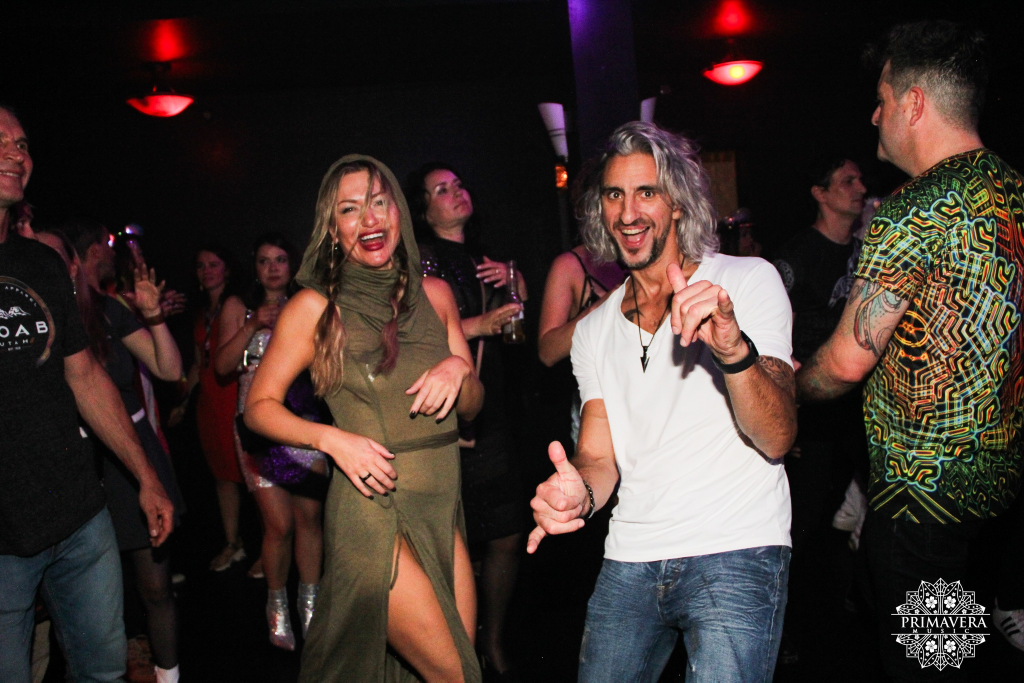
#> input picture Events/003_Afterburn/Photos/G1.jpg, 2048 x 1365 px, found by its file name (shown at 1/2 size); its folder holds 4 pictures in this run
$ python resize_script.py
#> lines starting #> are read from the running program, lines starting #| are printed output that depends on the picture
from PIL import Image
import os

def resize_images_by_percentage(input_folder, output_folder, scale_percentage):

    # Create output folder if it doesn't exist
#> called with scale_percentage = 50
    os.makedirs(output_folder, exist_ok=True)

    # Process each image in the input folder
    for filename in os.listdir(input_folder):
        #Gets the path of the image
        file_path = os.path.join(input_folder, filename)

        # Only process image files
        if os.path.isfile(file_path) and filename.lower().endswith(('.png', '.jpg', '.jpeg', '.bmp', '.gif')):
            # Opens image
            with Image.open(file_path) as img:
                # Get the original dimensions
#> img is the input picture: PIL image 2048x1365 RGB; mean R, G, B 62.4, 49.1, 44.7
                original_width, original_height = img.size
#> original_width = 2048; original_height = 1365

                # Calculate the new dimensions based on scale percentage by turning into a decimal
                new_width = int(original_width * (scale_percentage / 100))
#> new_width = 1024
                new_height = int(original_height * (scale_percentage / 100))
#> new_height = 682

                # Resize the image
                resized_img = img.resize((new_width, new_height), Image.LANCZOS)
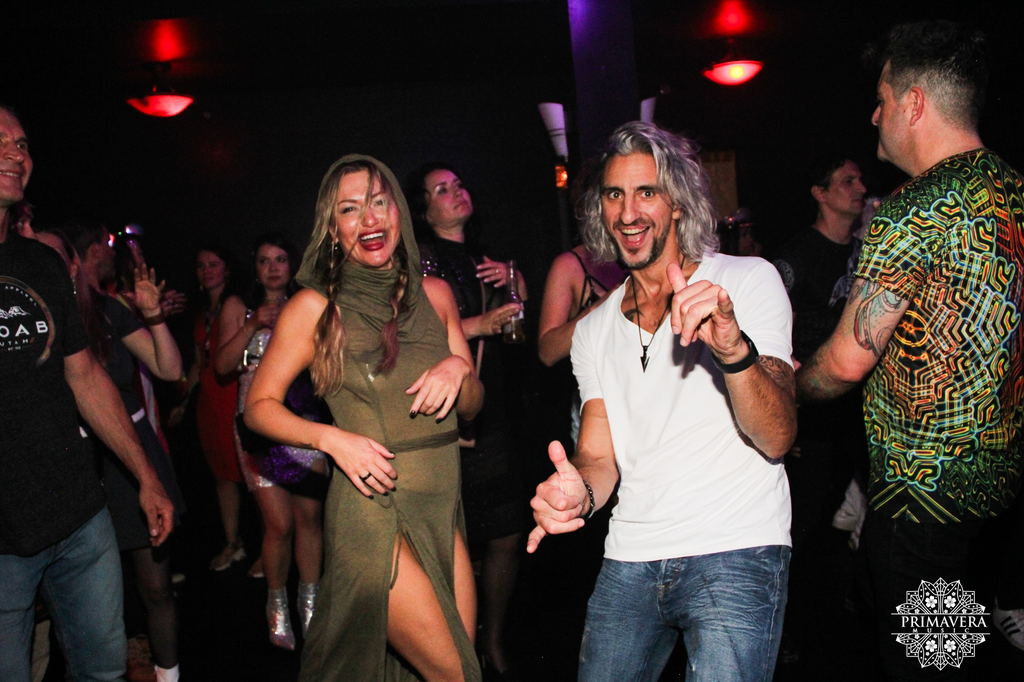
#> resized_img: PIL image 1024x682 RGB; mean R, G, B 62.4, 49.1, 44.8

                # Save the resized image to the output folder
                output_path = os.path.join(output_folder, filename)
                resized_img.save(output_path)

                print(f"Resized {filename} to {new_width}x{new_height} and saved to {output_path}")
#| Resized G1.jpg to 1024x682 and saved to /Users/andrew/Work/PycharmProjects/Python/Primavera Website/Events_New/003_Afterburn/GalleryPhotos/G1.jpg
#> pass 2 of the loop in resize_images_by_percentage, `for filename in os.listdir(input_folder):`:
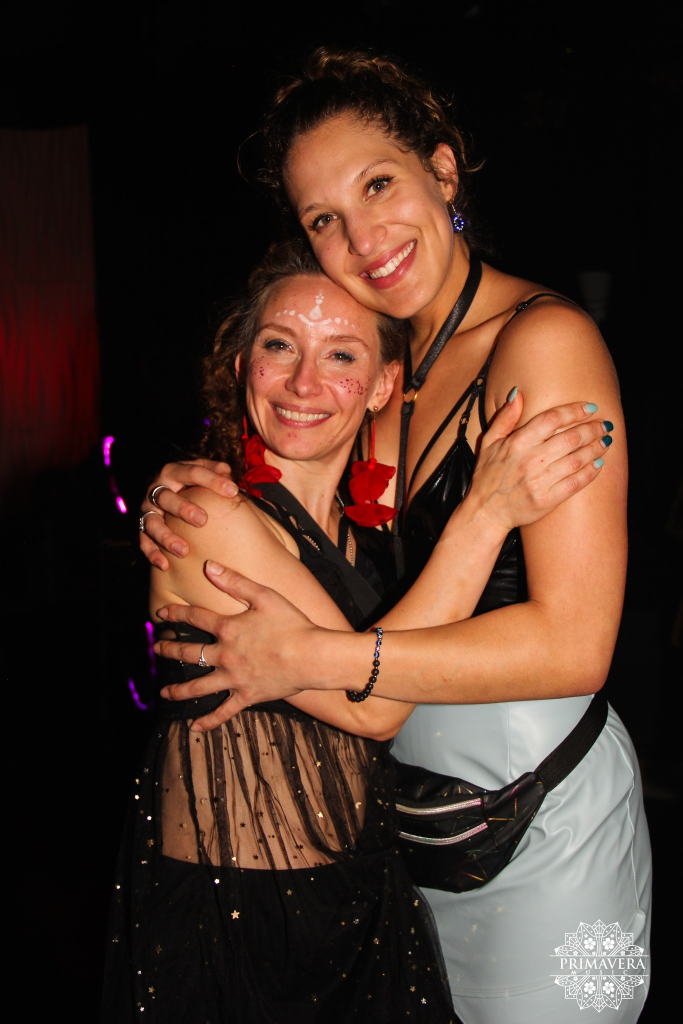
#> input picture Events/003_Afterburn/Photos/G17.jpg, 1365 x 2048 px, found by its file name (shown at 1/2 size)
#> in resize_images_by_percentage, img is the input picture: PIL image 1365x2048 RGB; mean R, G, B 74.1, 50.4, 39.5
#> in resize_images_by_percentage, `resized_img = img.resize((new_width, new_height), Image.LANCZOS)`:
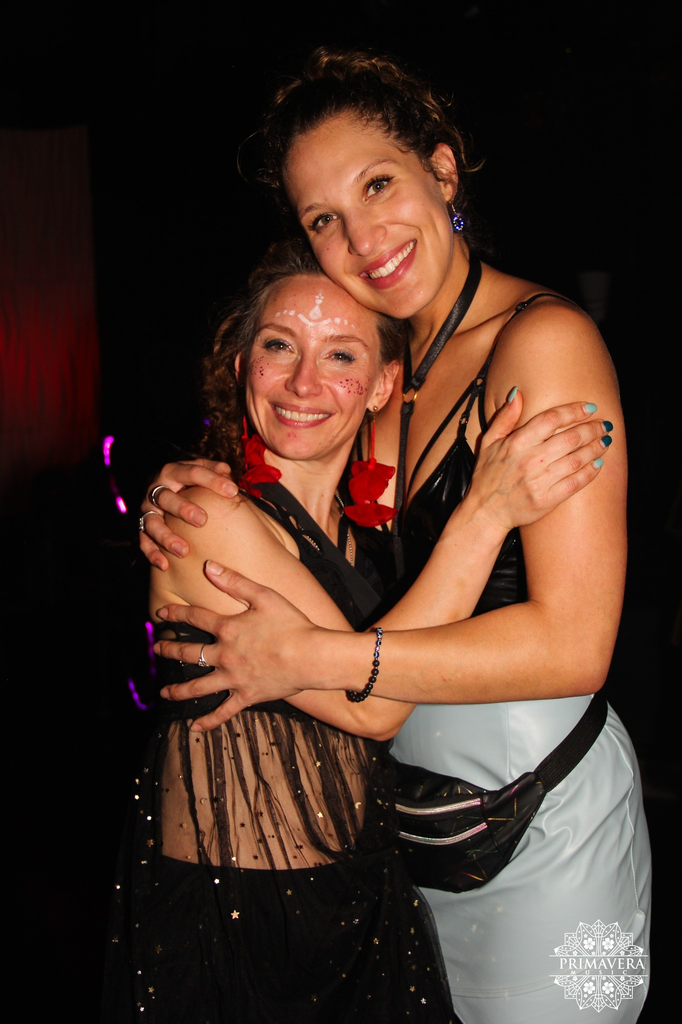
#> resized_img: PIL image 682x1024 RGB; mean R, G, B 74.1, 50.4, 39.5
#| Resized G17.jpg to 682x1024 and saved to /Users/andrew/Work/PycharmProjects/Python/Primavera Website/Events_New/003_Afterburn/GalleryPhotos/G17.jpg
#> pass 3 of the loop in resize_images_by_percentage, `for filename in os.listdir(input_folder):`:
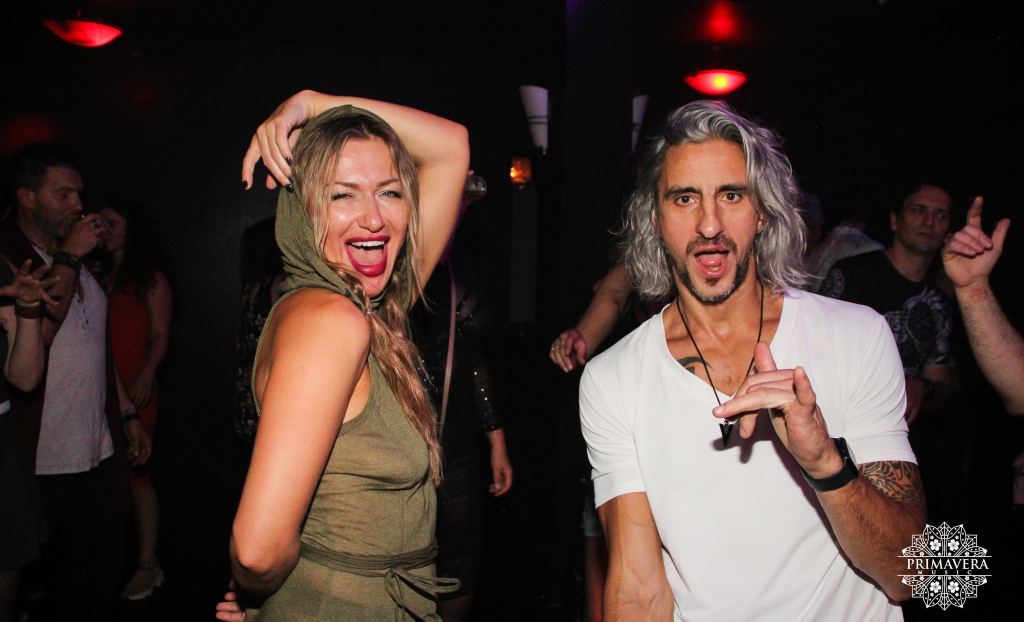
#> input picture Events/003_Afterburn/Photos/G19.jpg, 2048 x 1243 px, found by its file name (shown at 1/2 size)
#> in resize_images_by_percentage, img is the input picture: PIL image 2048x1243 RGB; mean R, G, B 71.1, 54.8, 49.2
#> in resize_images_by_percentage, `resized_img = img.resize((new_width, new_height), Image.LANCZOS)`:
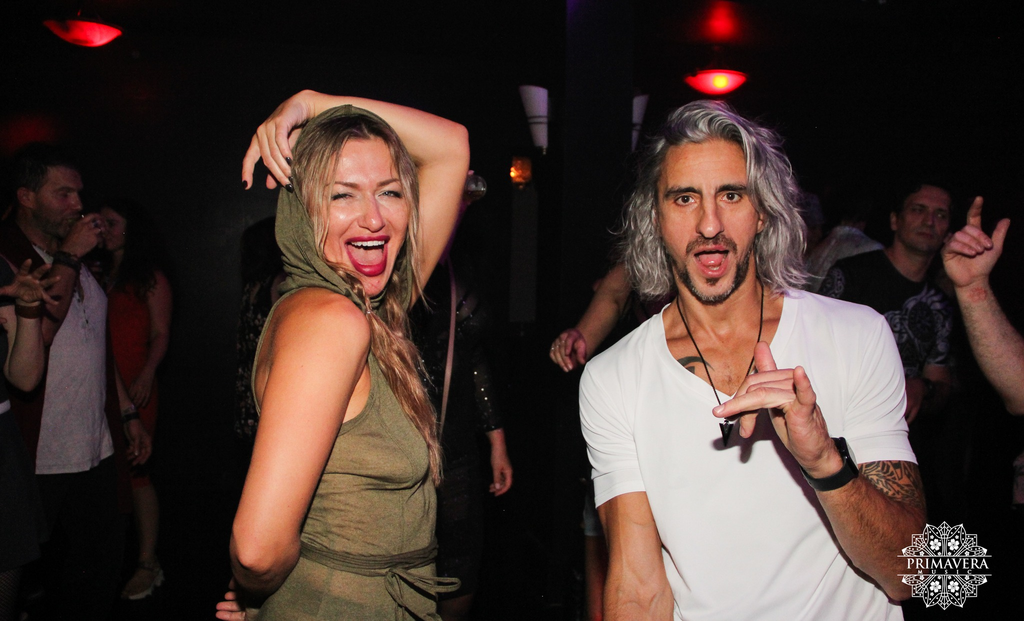
#> resized_img: PIL image 1024x621 RGB; mean R, G, B 71.1, 54.9, 49.2
#| Resized G19.jpg to 1024x621 and saved to /Users/andrew/Work/PycharmProjects/Python/Primavera Website/Events_New/003_Afterburn/GalleryPhotos/G19.jpg
#> the loop made 4 passes; the first 3 are shown


input_folder = "/Users/andrew/Work/PycharmProjects/Python/Primavera Website/Events_New/003_Afterburn/Photos"  # Replace with your input folder path
output_folder = "/Users/andrew/Work/PycharmProjects/Python/Primavera Website/Events_New/003_Afterburn/GalleryPhotos"  # Replace with your output folder path
scale_percentage = 50  #number, not percentage

resize_images_by_percentage(input_folder, output_folder, scale_percentage)
